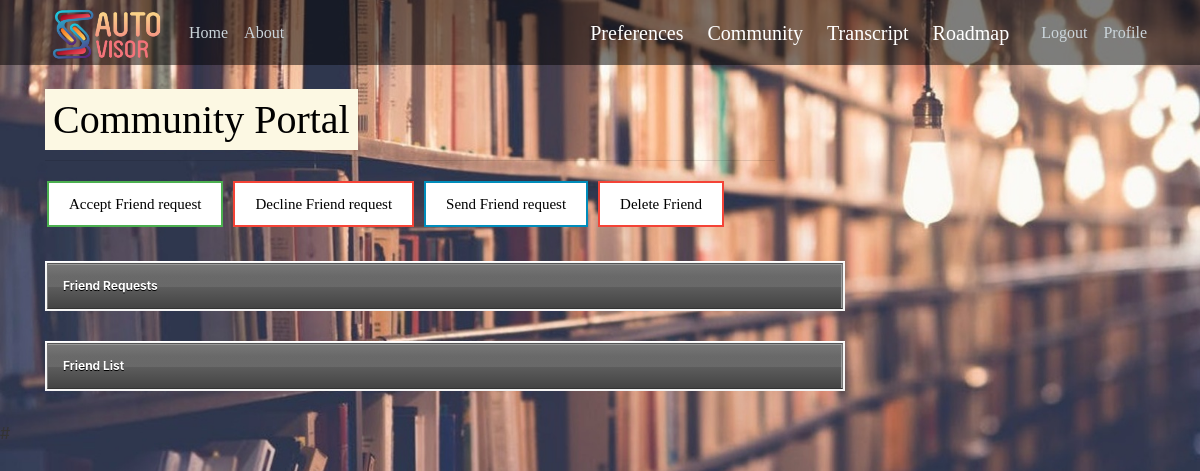
Page /community/ (signed in) on the earlier database version.
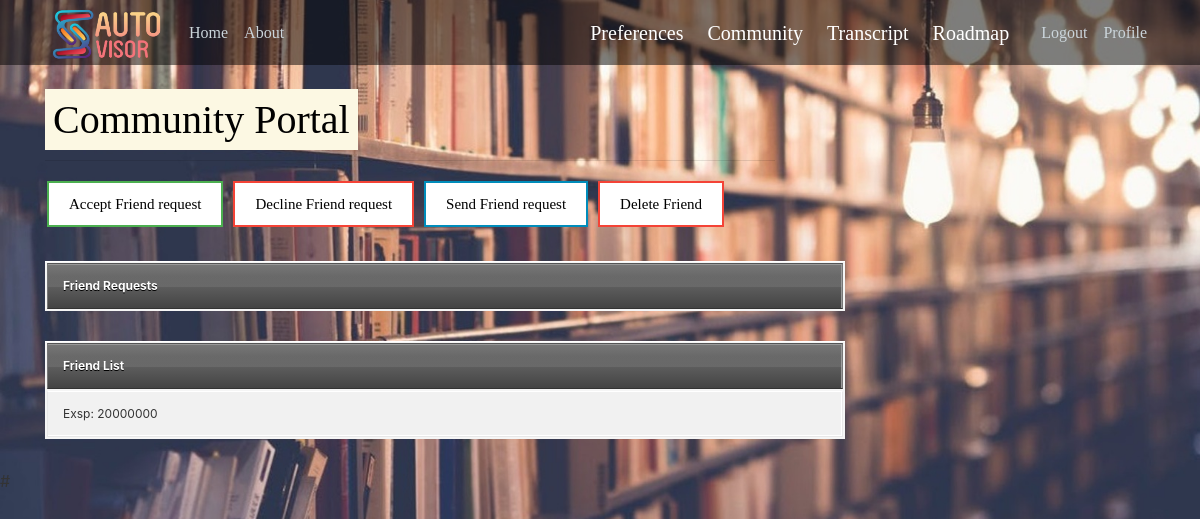
Same page on the later database version.
### schedule/models.py (models this page shows, shortened)
class Student(models.Model):
	id = models.AutoField(auto_created=True, primary_key=True)
	studentID = models.CharField(max_length=9,unique=True)
	user = models.OneToOneField(User, default=None, null=True, on_delete=models.CASCADE)
	startTerm = models.CharField(max_length=6,choices=TERMS,default='Fall')
	startYear = models.IntegerField(default=date.today().year)
	numSemesters = models.IntegerField(default=8)
	currentTerm = models.CharField(max_length=6, choices=TERMS, default='Fall')
	currentYear = models.IntegerField(default=date.today().year)
	catalogue = models.ForeignKey('Catalogue',on_delete=models.RESTRICT)
	prefCourseList = models.ManyToManyField('Course', symmetrical=False, blank=True, through='PreferredCourse')
	separateSV = models.BooleanField(default=False)
	roadmap = models.OneToOneField('Roadmap',on_delete=models.SET_NULL,default=None,blank=True,null=True)
	transcript = models.OneToOneField('Transcript',on_delete=models.SET_NULL,default=None,blank=True,null=True)
	friends = models.ManyToManyField('self',symmetrical=True,related_name='AcceptedFriends',blank=True)
	friendRequests = models.ManyToManyField('self',symmetrical=False,related_name='RequestFriends',blank=True)
	class Meta:
		ordering = ('studentID',)
	def __str__(self):
		return str(self.user) + ': ' + str(self.studentID)

### schedule/views.py (the view)
# urls.py: path('community/', views.community, name='schedule-community'),
@login_required
def community(request):
	if Student.objects.filter(user=request.user).exists() is False:
		return redirect("student")
	student = Student.objects.get(user=request.user)
	context = {
		'student': student
	}
	return render(request, 'schedule/community.html', context)

### schedule/templates/schedule/community.html (shortened to what this page needs)
{% extends "schedule/base.html" %}
{% block content %}
<html>
    <h1><mark> Community Portal</h1></mark>
 <hr>
    <h4>  <button id="myButton" class="button button1" >Accept Friend request</button>
      <button id="myButtonsss" class="button button3" >Decline Friend request</button>
    <button id="myButtons" class="button button2">Send Friend request</button>
		<button id="myButtonss" class="button button3">Delete Friend</button></h4>
  <table>
        <thead>
          <tr>
              <th>Friend Requests</th>
          </tr>
        </thead>
    </table>
  <table>
        <thead>
          <tr>
              <th>Friend List</th>
          </tr>
        </thead>
        <tbody>
          {% for friends in student.friends.all %}
              <tr>
              <td>{{friends}}</td>
            </tr>
          {% endfor %}
        </tbody>
    </table>
</html>
{% endblock content %}

### schedule/templates/schedule/base.html (shortened to what this page needs)
{% load static %}
<!DOCTYPE html>
<html>
<head>
    <link rel="stylesheet" href="https://maxcdn.bootstrapcdn.com/bootstrap/4.0.0/css/bootstrap.min.css">
    <link rel="stylesheet" type="text/css" href="{% static 'schedule/main.css' %}">
</head>
<body>
	<header class="site-header">
	  <nav class="navbar navbar-expand-md navbar-dark bg-steel fixed-top">
	    <div class="container">
        <a class="navbar-brand" href="/">
          <div class="logo-image">
                	<img src="{% static 'schedule/images/icon.png' %}" width="120" height="60" left="0" top="20" style="opacity:1;filter:alpha(opacity=50);">
          </div>
        </a>
	      <div class="collapse navbar-collapse" id="navbarToggle">
	        <div class="navbar-nav mr-auto">
	          <a class="nav-item nav-link" href="{% url 'schedule-home' %}">Home</a>
	          <a class="nav-item nav-link" href="{% url 'schedule-about' %}">About</a>
	        </div>
	        <div class="navbar-nav">
	        	{% if user.is_authenticated %}
              <a class="navbar-brand mr-4" href="{% url 'Preference' %}">Preferences</a>
              <a class="navbar-brand mr-4" href="{% url 'schedule-community' %}">Community</a>
              <a class="navbar-brand mr-4" href="{% url 'schedule-transcript' %}">Transcript</a>
              <a class="navbar-brand mr-4" href="{% url 'schedule-roadmap' %}">Roadmap</a>
	        		<a class="nav-item nav-link" href="{% url 'logout' %}">Logout</a>
	        		<a class="nav-item nav-link" href="{% url 'profile' %}">Profile</a>
	        	{% else %}
		          	<a class="nav-item nav-link" href="{% url 'login' %}">Login</a>
		          	<a class="nav-item nav-link" href="{% url 'register' %}">Register</a>
	          	{% endif %}
	        </div>
	      </div>
	    </div>
	  </nav>
	</header>
	<main role="main" class="container">
	  <div class="row">
	    <div class="col-md-8">
	      	{% block content %}{% endblock %}
	    </div>
	    <div class="col-md-4">
	      </div>
	    </div>
	</main>#
</body>
</html>

### schedule/static/schedule/main.css (style rules this page uses)
body { background: #fafafa url(https://jackrugile.com/images/misc/noise-diagonal.png); color: #444; }
table { background: #f5f5f5; border-collapse: separate; box-shadow: inset 0 1px 0 #fff; font-size: 12px; line-height: 24px; margin: 30px auto; text-align: left; width: 800px; }
th { background: url(https://jackrugile.com/images/misc/noise-diagonal.png), linear-gradient(#777, #444); border-left: 1px solid #555; border-right: 1px solid #777; border-top: 1px solid #555; border-bottom: 1px solid #333; box-shadow: inset 0 1px 0 #999; color: #fff; font-weight: bold; padding: 10px 15px; position: relative; text-shadow: 0 1px 0 #000; }
th:after { background: linear-gradient(rgba(255,255,255,0), rgba(255,255,255,.08)); content: ''; display: block; height: 25%; left: 0; margin: 1px 0 0 0; position: absolute; top: 25%; width: 100%; }
th:first-child { border-left: 1px solid #777; box-shadow: inset 1px 1px 0 #999; }
th:last-child { box-shadow: inset -1px 1px 0 #999; }
td { border-right: 1px solid #fff; border-left: 1px solid #e8e8e8; border-top: 1px solid #fff; border-bottom: 1px solid #e8e8e8; padding: 10px 15px; position: relative; transition: all 300ms; }
td:first-child { box-shadow: inset 1px 0 0 #fff; }
td:last-child { border-right: 1px solid #e8e8e8; box-shadow: inset -1px 0 0 #fff; }
tr { background: url(https://jackrugile.com/images/misc/noise-diagonal.png); }
tr:nth-child(odd) td { background: #f1f1f1 url(https://jackrugile.com/images/misc/noise-diagonal.png); }
tr:last-of-type td { box-shadow: inset 0 -1px 0 #fff; }
tr:last-of-type td:first-child { box-shadow: inset 1px -1px 0 #fff; }
tr:last-of-type td:last-child { box-shadow: inset -1px -1px 0 #fff; }
body { background: #fafafa; color: #333333; margin-top: 6rem; background-image: url(images/background.jpg); background-repeat: no-repeat; background-size: cover; background-attachment: fixed; }
h1, h2, h3, h4, h5, h6 { color: white; font-family:Raleway }
.bg-steel { width: 100%; top: -10; height: 65px; background-color: rgb(0, 0, 0, .5); z-index: 9999; font-family:Raleway }
.site-header .navbar-nav .nav-link { color: #cbd5db; }
.button { background-color: #4CAF50; border: none; color: white; padding: 12px 20px; text-align: center; text-decoration: none; display: inline-block; font-size: 15px; margin: 4px 2px; transition-duration: 0.4s; cursor: pointer; }
.button1 { background-color: white; color: black; border: 2px solid #4CAF50; }
.button2 { background-color: white; color: black; border: 2px solid #008CBA; }
.button3 { background-color: white; color: black; border: 2px solid #f44336; }

Differences in the rows shown:
now on this page (row edited): Student: user+studentID "Exsp: 20000000"
